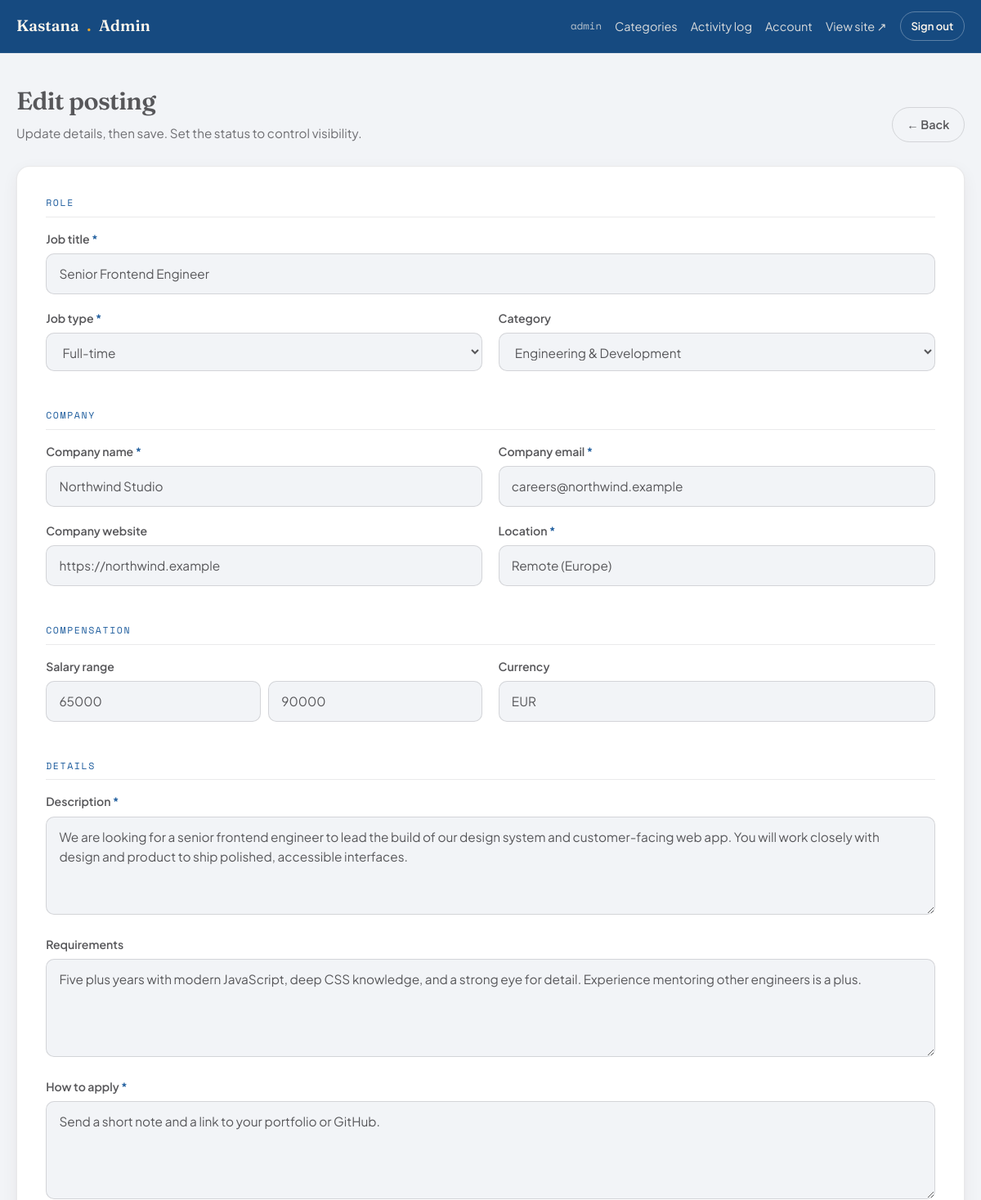
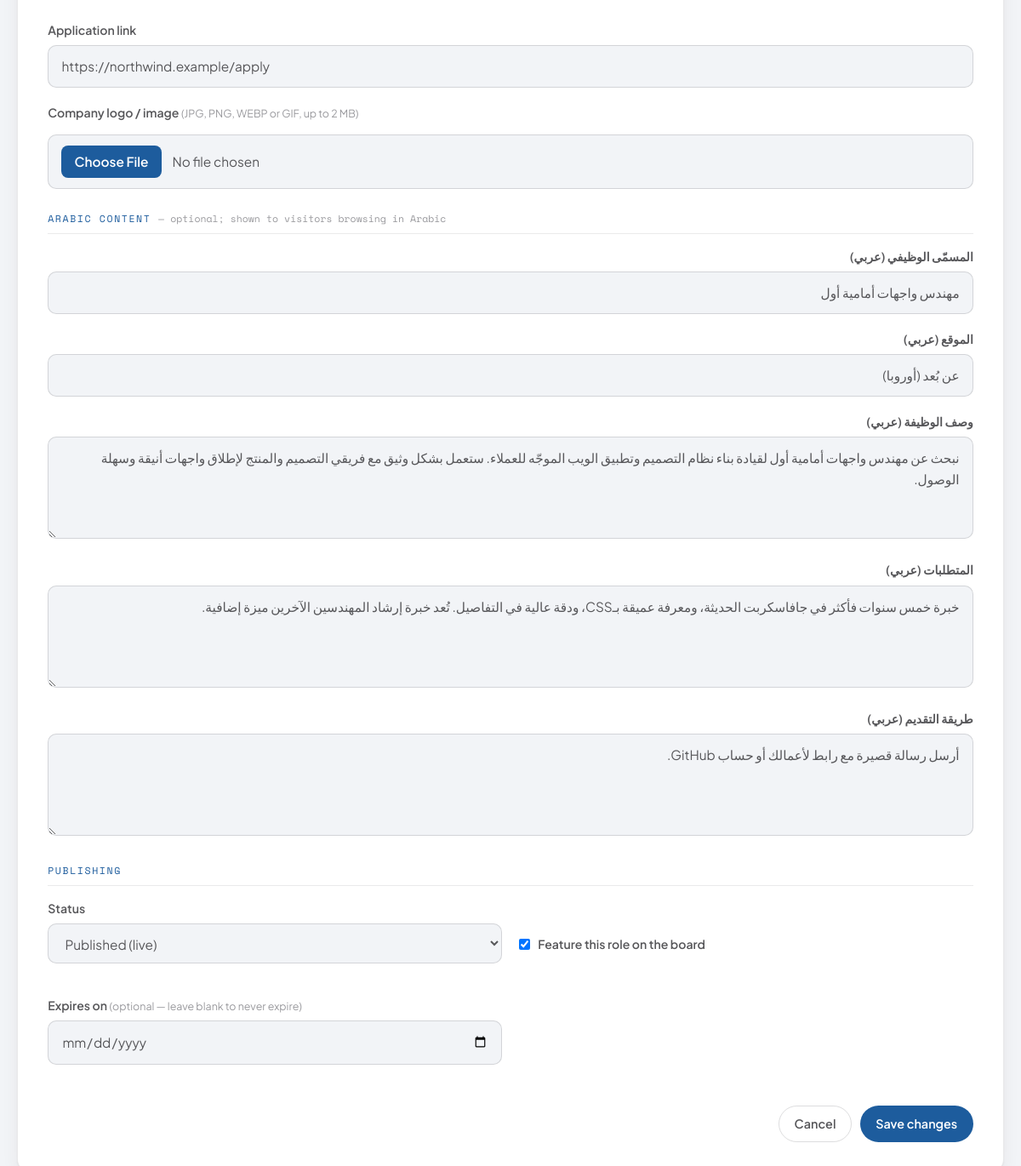
The app's page /admin/edit-job.php?id=1 (signed in) with its own data (2 pictures, top to bottom).
### tables this page shows
CREATE TABLE IF NOT EXISTS `jobs` (
  `id`              INT UNSIGNED NOT NULL AUTO_INCREMENT,
  `title`           VARCHAR(150) NOT NULL,
  `title_ar`        VARCHAR(150) NULL DEFAULT NULL,
  `slug`            VARCHAR(200) NOT NULL,
  `company_name`    VARCHAR(150) NOT NULL,
  `company_email`   VARCHAR(150) NOT NULL,
  `company_website` VARCHAR(255) NULL DEFAULT NULL,
  `location`        VARCHAR(150) NOT NULL,
  `location_ar`     VARCHAR(150) NULL DEFAULT NULL,
  `job_type`        ENUM('Full-time','Part-time','Contract','Internship','Remote','Temporary') NOT NULL DEFAULT 'Full-time',
  `category_id`     INT UNSIGNED NULL DEFAULT NULL,
  `salary_min`      INT UNSIGNED NULL DEFAULT NULL,
  `salary_max`      INT UNSIGNED NULL DEFAULT NULL,
  `salary_currency` VARCHAR(8)   NOT NULL DEFAULT 'USD',
  `description`     TEXT         NOT NULL,
  `description_ar`  TEXT         NULL DEFAULT NULL,
  `requirements`    TEXT         NULL DEFAULT NULL,
  `requirements_ar` TEXT         NULL DEFAULT NULL,
  `how_to_apply`    TEXT         NOT NULL,
  `how_to_apply_ar` TEXT         NULL DEFAULT NULL,
  `apply_url`       VARCHAR(255) NULL DEFAULT NULL,
  `image_path`      VARCHAR(255) NULL DEFAULT NULL,
  `thumbnail_path`  VARCHAR(255) NULL DEFAULT NULL,
  `status`          ENUM('pending','approved','rejected') NOT NULL DEFAULT 'pending',
  `is_featured`     TINYINT(1)   NOT NULL DEFAULT 0,
  `expires_at`      DATE         NULL DEFAULT NULL,
  `created_at`      TIMESTAMP    NOT NULL DEFAULT CURRENT_TIMESTAMP,
  `updated_at`      TIMESTAMP    NOT NULL DEFAULT CURRENT_TIMESTAMP ON UPDATE CURRENT_TIMESTAMP,
  `approved_at`     DATETIME     NULL DEFAULT NULL,
  `approved_by`     INT UNSIGNED NULL DEFAULT NULL,
  PRIMARY KEY (`id`),
  KEY `idx_status` (`status`),
  KEY `idx_category` (`category_id`),
  KEY `idx_slug` (`slug`),
  CONSTRAINT `fk_job_category` FOREIGN KEY (`category_id`) REFERENCES `categories` (`id`) ON DELETE SET NULL,
  CONSTRAINT `fk_job_admin` FOREIGN KEY (`approved_by`) REFERENCES `admins` (`id`) ON DELETE SET NULL
);

CREATE TABLE IF NOT EXISTS `categories` (
  `id`         INT UNSIGNED NOT NULL AUTO_INCREMENT,
  `name`       VARCHAR(80)  NOT NULL,
  `name_ar`    VARCHAR(80)  NULL DEFAULT NULL,
  `slug`       VARCHAR(100) NOT NULL,
  `created_at` TIMESTAMP    NOT NULL DEFAULT CURRENT_TIMESTAMP,
  PRIMARY KEY (`id`),
  UNIQUE KEY `uq_category_slug` (`slug`)
);

### config/config.php (called while the page is built, shortened)
<?php
function db(): PDO
{
    static $pdo = null;
    if ($pdo instanceof PDO) {
        return $pdo;
    }
    $dsn = 'mysql:host=' . DB_HOST . ';dbname=' . DB_NAME . ';charset=' . DB_CHARSET;
    $options = [
        PDO::ATTR_ERRMODE            => PDO::ERRMODE_EXCEPTION,
        PDO::ATTR_DEFAULT_FETCH_MODE => PDO::FETCH_ASSOC,
        PDO::ATTR_EMULATE_PREPARES   => false,
    ];
    try {
        $pdo = new PDO($dsn, DB_USER, DB_PASS, $options);
    } catch (PDOException $e) {
        error_log('DB connection failed: ' . $e->getMessage());
        http_response_code(500);
        exit('The service is temporarily unavailable. Please try again later.');
    }
    return $pdo;
}
require_once __DIR__ . '/../includes/functions.php';

### includes/functions.php (called while the page is built, shortened)
<?php
function e(?string $value): string
{
    return htmlspecialchars($value ?? '', ENT_QUOTES | ENT_SUBSTITUTE, 'UTF-8');
}
function url(string $path = ''): string
{
    return rtrim(BASE_URL, '/') . '/' . ltrim($path, '/');
}

### admin/edit-job.php (the view, shortened to what this page needs)
<?php
require_once __DIR__ . '/../config/config.php';
$categories = db()->query("SELECT id, name FROM categories ORDER BY name")->fetchAll();
$allowedTypes = ['Full-time','Part-time','Contract','Internship','Remote','Temporary'];
$id = filter_input(INPUT_GET, 'id', FILTER_VALIDATE_INT);
$isEdit = false;
$job = [
    'title'=>'','company_name'=>'','company_email'=>'','company_website'=>'',
    'location'=>'','job_type'=>'Full-time','category_id'=>'','salary_min'=>'','salary_max'=>'',
    'salary_currency'=>'USD','description'=>'','requirements'=>'','how_to_apply'=>'','apply_url'=>'',
    'status'=>'pending','is_featured'=>0,'expires_at'=>'',
    'title_ar'=>'','location_ar'=>'','description_ar'=>'','requirements_ar'=>'','how_to_apply_ar'=>'',
    'image_path'=>'','thumbnail_path'=>'',
];
if ($id) {
    $stmt = db()->prepare("SELECT * FROM jobs WHERE id=? LIMIT 1");
    $stmt->execute([$id]);
    $found = $stmt->fetch();
    if ($found) { $job = $found; $isEdit = true; }
    else { flash_set('error', 'That posting no longer exists.'); redirect('admin/dashboard.php'); }
}
require __DIR__ . '/includes/admin-header.php';
$v = fn($k) => e((string)($job[$k] ?? ''));
?>
<div class="page-head">
  <div>
    <h1><?= $isEdit ? 'Edit posting' : 'New posting' ?></h1>
    <p><?= $isEdit ? 'Update details, then save. Set the status to control visibility.' : 'Create a posting directly. Set status to Published to make it live.' ?></p>
  </div>
  <a href="<?= url('admin/dashboard.php') ?>" class="btn btn--ghost">← Back</a>
</div>
<form method="post" enctype="multipart/form-data" novalidate>
  <div class="edit-card">
    <div class="edit-section-title">Role</div>
    <div class="field">
      <label>Job title <span class="req">*</span></label>
      <input type="text" name="title" value="<?= $v('title') ?>" maxlength="150" required>
    </div>
    <div class="field-row">
      <div class="field">
        <label>Job type <span class="req">*</span></label>
        <select name="job_type">
          <?php foreach ($allowedTypes as $t): ?>
            <option value="<?= $t ?>" <?= $job['job_type']===$t?'selected':'' ?>><?= $t ?></option>
          <?php endforeach; ?>
        </select>
      </div>
      <div class="field">
        <label>Category</label>
        <select name="category_id">
          <?php foreach ($categories as $c): ?>
            <option value="<?= (int)$c['id'] ?>" <?= (string)$job['category_id']===(string)$c['id']?'selected':'' ?>><?= e($c['name']) ?></option>
          <?php endforeach; ?>
        </select>
      </div>
    </div>
    <div class="edit-section-title">Company</div>
    <div class="field-row">
      <div class="field">
        <label>Company name <span class="req">*</span></label>
        <input type="text" name="company_name" value="<?= $v('company_name') ?>" maxlength="150" required>
      </div>
      <div class="field">
        <label>Company email <span class="req">*</span></label>
        <input type="email" name="company_email" value="<?= $v('company_email') ?>" maxlength="150" required>
      </div>
    </div>
    <div class="field-row">
      <div class="field">
        <label>Company website</label>
        <input type="url" name="company_website" value="<?= $v('company_website') ?>" placeholder="https://">
      </div>
      <div class="field">
        <label>Location <span class="req">*</span></label>
        <input type="text" name="location" value="<?= $v('location') ?>" maxlength="150" required>
      </div>
    </div>
    <div class="edit-section-title">Compensation</div>
    <div class="field-row">
      <div class="field">
        <label>Salary range</label>
        <div style="display:flex;gap:0.6rem">
          <input type="number" name="salary_min" value="<?= $v('salary_min') ?>" min="0" placeholder="Min">
          <input type="number" name="salary_max" value="<?= $v('salary_max') ?>" min="0" placeholder="Max">
        </div>
      </div>
      <div class="field">
        <label>Currency</label>
        <input type="text" name="salary_currency" value="<?= $v('salary_currency') ?>" maxlength="3" style="text-transform:uppercase">
      </div>
    </div>
    <div class="edit-section-title">Details</div>
    <div class="field">
      <label>Description <span class="req">*</span></label>
      <textarea name="description" required><?= $v('description') ?></textarea>
    </div>
    <div class="field">
      <label>Requirements</label>
      <textarea name="requirements"><?= $v('requirements') ?></textarea>
    </div>
    <div class="field">
      <label>How to apply <span class="req">*</span></label>
      <textarea name="how_to_apply" required><?= $v('how_to_apply') ?></textarea>
    </div>
    <div class="field">
      <label>Application link</label>
      <input type="url" name="apply_url" value="<?= $v('apply_url') ?>" placeholder="https://">
    </div>
    <div class="field">
      <label>Company logo / image <span class="hint">(JPG, PNG, WEBP or GIF, up to 2 MB)</span></label>
      <input type="file" name="image" accept="image/png,image/jpeg,image/webp,image/gif" class="file-input" style="margin-top:0.5rem">
    </div>
    <div class="edit-section-title">Arabic content <span style="color:var(--ink-faint);font-weight:400;text-transform:none;letter-spacing:0">— optional; shown to visitors browsing in Arabic</span></div>
    <div class="field" dir="rtl">
      <label style="text-align:right">المسمّى الوظيفي (عربي)</label>
      <input type="text" name="title_ar" value="<?= $v('title_ar') ?>" maxlength="150" dir="rtl">
    </div>
    <div class="field" dir="rtl">
      <label style="text-align:right">الموقع (عربي)</label>
      <input type="text" name="location_ar" value="<?= $v('location_ar') ?>" maxlength="150" dir="rtl">
    </div>
    <div class="field" dir="rtl">
      <label style="text-align:right">وصف الوظيفة (عربي)</label>
      <textarea name="description_ar" dir="rtl"><?= $v('description_ar') ?></textarea>
    </div>
    <div class="field" dir="rtl">
      <label style="text-align:right">المتطلبات (عربي)</label>
      <textarea name="requirements_ar" dir="rtl"><?= $v('requirements_ar') ?></textarea>
    </div>
    <div class="field" dir="rtl">
      <label style="text-align:right">طريقة التقديم (عربي)</label>
      <textarea name="how_to_apply_ar" dir="rtl"><?= $v('how_to_apply_ar') ?></textarea>
    </div>
    <div class="edit-section-title">Publishing</div>
    <div class="field-row">
      <div class="field">
        <label>Status</label>
        <select name="status">
          <option value="approved" <?= $job['status']==='approved'?'selected':'' ?>>Published (live)</option>
        </select>
      </div>
      <div class="field" style="display:flex;align-items:center;gap:0.6rem;margin-top:1.9rem">
        <input type="checkbox" name="is_featured" id="is_featured" value="1" <?= $job['is_featured']?'checked':'' ?> style="width:auto">
        <label for="is_featured" style="margin:0">Feature this role on the board</label>
      </div>
      <div class="field">
        <label>Expires on <span class="hint">(optional — leave blank to never expire)</span></label>
        <input type="date" name="expires_at" value="<?= $v('expires_at') ?>">
      </div>
    </div>
    <div class="form-actions">
      <a href="<?= url('admin/dashboard.php') ?>" class="btn btn--ghost">Cancel</a>
      <button type="submit" class="btn btn--primary"><?= $isEdit ? 'Save changes' : 'Create posting' ?></button>
    </div>
  </div>
</form>
<?php require __DIR__ . '/includes/admin-footer.php'; ?>

### assets/css/admin.css (style rules this page uses)
:root { --ink:#57575A; --ink-soft:#6E6E72; --ink-faint:#9A9A9E; --paper:#F2F4F7; --card:#ffffff; --chestnut:#1D5C9D; --chestnut-deep:#164A80; --honey:#EAA62C; --honey-soft:#F5CB78; --line:rgba(87,87,90,0.12); --line-strong:rgba(87,87,90,0.20); --green:#5A9E43; --green-bg:#EDF5E9; --amber:#B7841F; --amber-bg:#FCF3E0; --red:#D3552A; --red-bg:#FCEDE6; --radius:16px; --radius-sm:10px; --shadow-sm:0 1px 2px rgba(63,32,19,0.06),0 6px 20px rgba(63,32,19,0.06); --font-display:'Fraunces',Georgia,serif; --font-body:'Plus Jakarta Sans',system-ui,sans-serif; --font-mono:'Space Mono',ui-monospace,monospace; --ease:cubic-bezier(0.22,1,0.36,1); }
*,*::before,*::after { box-sizing:border-box }
* { margin:0 }
body { font-family:var(--font-body);background:var(--paper);color:var(--ink);line-height:1.55;-webkit-font-smoothing:antialiased }
a { color:inherit;text-decoration:none }
.btn { display:inline-flex;align-items:center;justify-content:center;gap:0.45rem;font-family:var(--font-body);font-weight:600;font-size:0.9rem;padding:0.6rem 1.1rem;border:1px solid transparent;border-radius:999px;cursor:pointer;transition:transform .18s var(--ease),box-shadow .18s,background .18s,opacity .18s;background:var(--ink);color:#fff;white-space:nowrap }
.btn--primary { background:var(--chestnut) }
.btn--ghost { background:transparent;color:var(--ink);border-color:var(--line-strong) }
.page-head { display:flex;align-items:flex-end;justify-content:space-between;gap:1.5rem;flex-wrap:wrap;margin-bottom:1.8rem }
.page-head h1 { font-family:var(--font-display);font-weight:600;font-size:1.9rem;letter-spacing:-0.02em }
.page-head p { color:var(--ink-soft);font-size:0.95rem;margin-top:0.2rem }
.field { margin-bottom:1.2rem }
.field label { display:block;font-weight:600;font-size:0.88rem;margin-bottom:0.4rem }
.field .req { color:var(--chestnut) }
.field .hint { font-size:0.78rem;color:var(--ink-faint);font-weight:400 }
.field input,.field select,.field textarea { width:100%;font:inherit;font-size:0.96rem;padding:0.75rem 0.95rem;border:1px solid var(--line-strong);border-radius:var(--radius-sm);background:var(--paper);color:var(--ink);transition:border-color .2s,box-shadow .2s,background .2s }
.field textarea { resize:vertical;min-height:120px;line-height:1.6 }
.field-row { display:grid;grid-template-columns:1fr 1fr;gap:1.2rem }
.edit-card { background:var(--card);border:1px solid var(--line);border-radius:var(--radius);padding:clamp(1.4rem,3vw,2.2rem);box-shadow:var(--shadow-sm) }
.edit-section-title { font-family:var(--font-mono);font-size:0.72rem;letter-spacing:0.14em;text-transform:uppercase;color:var(--chestnut);margin:1.6rem 0 1rem;padding-bottom:0.5rem;border-bottom:1px solid var(--line) }
.edit-section-title:first-child { margin-top:0 }
.form-actions { display:flex;gap:0.6rem;justify-content:flex-end;margin-top:1.8rem;flex-wrap:wrap }
.file-input { width: 100%; font: inherit; font-size: 0.92rem; padding: 0.55rem; border: 1px dashed var(--line-strong); border-radius: var(--radius-sm); background: var(--paper); color: var(--ink-soft); cursor: pointer; }

### records on screen
jobs: title "Senior Frontend Engineer", job_type "Full-time", category_id "Engineering & Development", company_name "Northwind Studio", company_email "careers@northwind.example", company_website "https://northwind.example", location "Remote (Europe)", salary_min "65000", salary_max "90000", salary_currency "EUR", description "We are looking for a senior frontend engineer to lead the build of our design system and customer-facing web app. You will work closely with design and product to ship polished, accessible interfaces.", requirements "Five plus years with modern JavaScript, deep CSS knowledge, and a strong eye for detail. Experience mentoring other engineers is a plus.", how_to_apply "Send a short note and a link to your portfolio or GitHub.", apply_url "https://northwind.example/apply", title_ar "مهندس واجهات أمامية أول", location_ar "عن بُعد (أوروبا)", description_ar "نبحث عن مهندس واجهات أمامية أول لقيادة بناء نظام التصميم وتطبيق الويب الموجّه للعملاء. ستعمل بشكل وثيق مع فريقي التصميم والمنتج لإطلاق واجهات أنيقة وسهلة الوصول.", requirements_ar "خبرة خمس سنوات فأكثر في جافاسكربت الحديثة، ومعرفة عميقة بـCSS، ودقة عالية في التفاصيل. تُعد خبرة إرشاد المهندسين الآخرين ميزة إضافية.", how_to_apply_ar "أرسل رسالة قصيرة مع رابط لأعمالك أو حساب GitHub.", status "Published (live)", is_featured "☑"

### other values on screen
$_SESSION['admin_username'] "admin"
